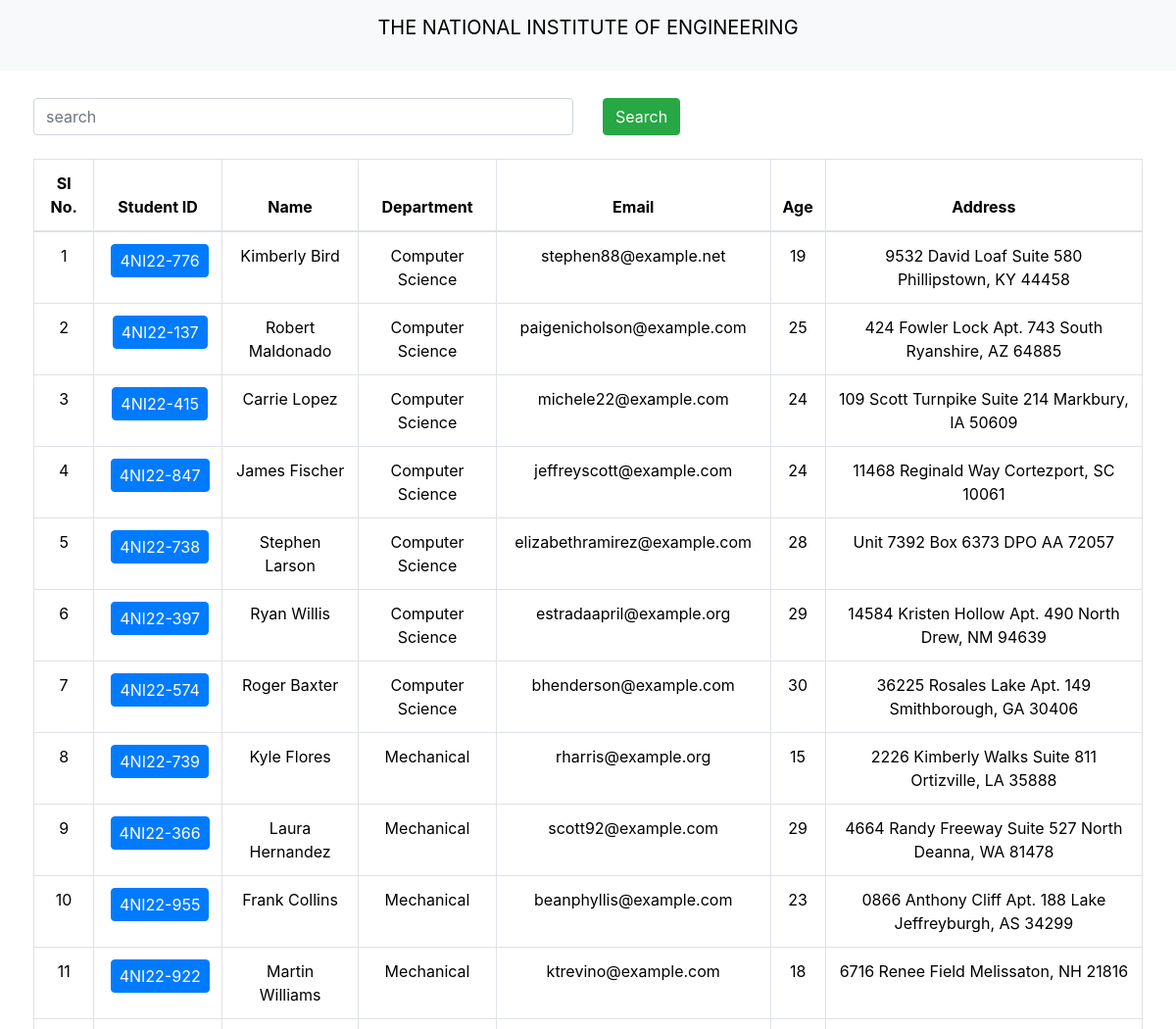
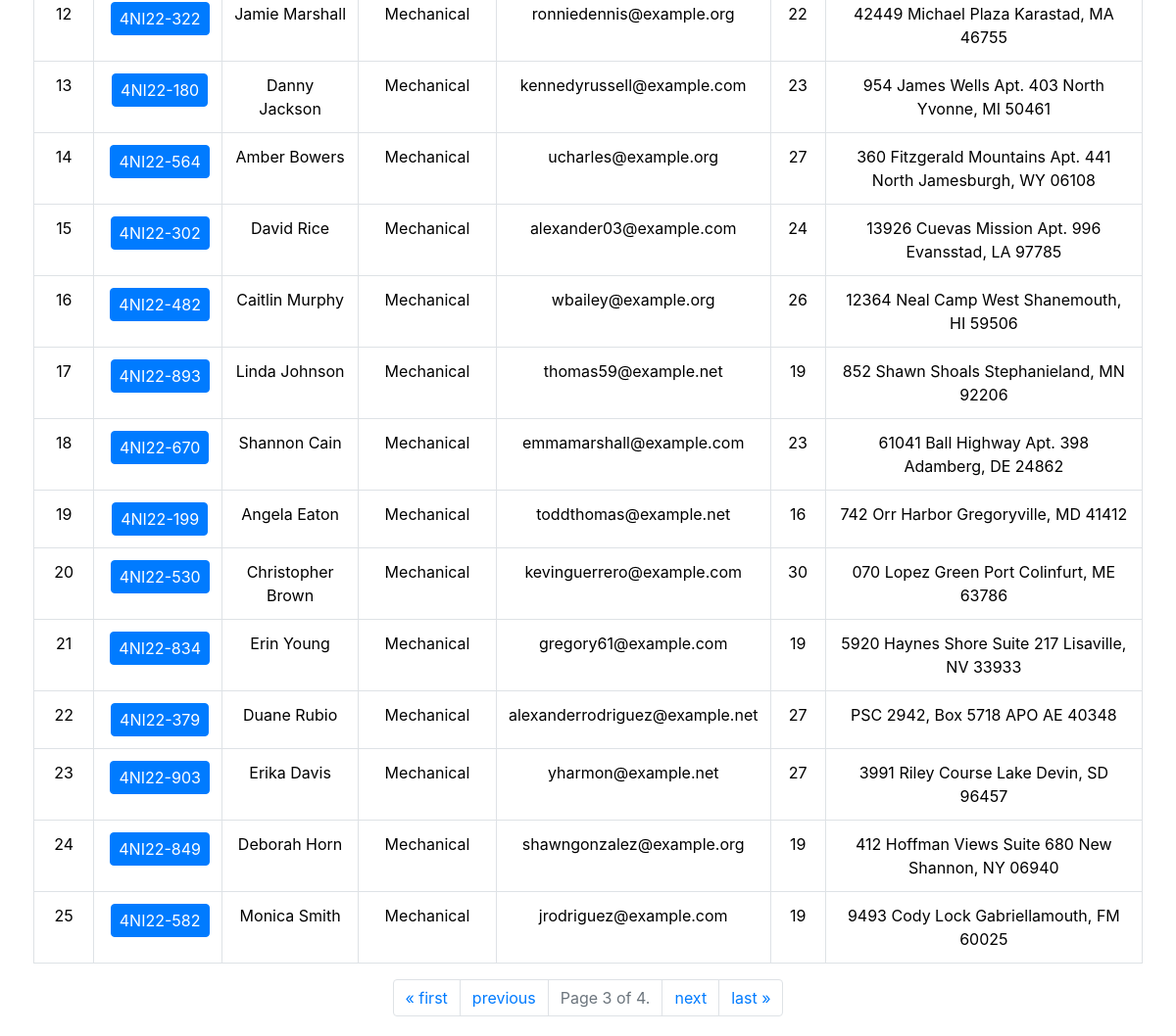
/?page=3, run on the app's committed database (2 pictures, top to bottom).
### reportcardapp/models.py (models this page shows, shortened)
class Student(models.Model):
    student_department = models.ForeignKey(Department, related_name="depart", on_delete=models.CASCADE, null=True, blank=True)
    student_id = models.OneToOneField(StudentID, related_name='studentid', on_delete=models.CASCADE, null=True, blank=True)
    student_name = models.CharField(max_length=100)
    student_email = models.EmailField(unique=True, null=True, blank=True) #should be unique
    student_age = models.IntegerField(default=18)
    student_address = models.TextField(null=True, blank=True)
    class Meta:
        ordering = ['student_department']
        verbose_name = "student"

class StudentID(models.Model):
    student_id = models.CharField(max_length=100)

class Department(models.Model):
    department = models.CharField(max_length=100)
    class Meta:
        ordering = ['department']

### reportcardapp/views.py (the view, shortened to what this page needs)
# urls.py: path('', get_students),
def get_students(request):
    queryset=Student.objects.all()
    paginator = Paginator(queryset, 25)  # Show 25 querys per page.
    page_number = request.GET.get("page", 1)
    page_obj = paginator.get_page(page_number)
    return render(request, 'students.html',{"queryset": page_obj})

### reportcardapp/templates/students.html (shortened to what this page needs)
{% extends "base.html" %}
{% block start %}
    <div class="container mt-4 p-1">
        <form method="GET">
            <div class='row'>
                <div class='col-md-6'>
                    <input class='form-control' name='search_query' placeholder='search'>
                </div>
                <div class='col-md-6'>
                    <button type='submit' class='btn btn-success'>Search</button>
                </div>
            </div>
        </form>
        <br>
        <table class="table table-bordered table-hover">
            <thead>
              <tr>
                <th scope="col">Sl No.</th>
                <th scope="col">Student ID</th>
                <th scope="col">Name</th>
                <th scope="col">Department</th>
                <th scope="col">Email</th>
                <th scope="col">Age</th>
                <th scope="col">Address</th>
              </tr>
            </thead>
            <tbody>
                {% for student in queryset %}
              <tr>
                <td>{{forloop.counter}}</td>
                <td>
                    <a href="{% url 'see_marks' student.student_id.student_id %}" class="btn btn-primary no-wrap">
                        {{ student.student_id.student_id }}
                    </a>
                </td>
                <td>{{student.student_name}}</td>
                <td>{{student.student_department.department}}</td>
                <td>{{student.student_email}}</td>
                <td>{{student.student_age}}</td>
                <td>{{student.student_address}}</td>
              </tr>
              {% endfor %}
            </tbody>
          </table>
        <nav aria-label="Page navigation">
            <ul class="pagination justify-content-center">
                {% if queryset.has_previous %}
                    <li class="page-item">
                        <a class="page-link" href="?page=1" aria-label="First">
                            <span aria-hidden="true">&laquo; first</span>
                        </a>
                    </li>
                    <li class="page-item">
                        <a class="page-link" href="?page={{ queryset.previous_page_number }}" aria-label="Previous">
                            <span aria-hidden="true">previous</span>
                        </a>
                    </li>
                {% endif %}
                <li class="page-item disabled">
                    <a class="page-link">
                        Page {{ queryset.number }} of {{ queryset.paginator.num_pages }}.
                    </a>
                </li>
                {% if queryset.has_next %}
                    <li class="page-item">
                        <a class="page-link" href="?page={{ queryset.next_page_number }}" aria-label="Next">
                            <span aria-hidden="true">next</span>
                        </a>
                    </li>
                    <li class="page-item">
                        <a class="page-link" href="?page={{ queryset.paginator.num_pages }}" aria-label="Last">
                            <span aria-hidden="true">last &raquo;</span>
                        </a>
                    </li>
                {% endif %}
            </ul>
        </nav>
        </div>
{% endblock %}

### reportcardapp/templates/base.html (style rules this page uses)
table, th, td { border: 2px solid; }
th, td { text-align: center; }
table { width: 100%; border-collapse: collapse; }
.no-wrap { white-space: nowrap; padding: 0.25rem 0.5rem; margin-left: 0.25rem; }

### data on the page
Student: student_id.student_id "4NI22-776", student_name "Kimberly Bird", student_department.department "Computer Science", student_email "stephen88@example.net", student_age "19", student_address "9532 David Loaf Suite 580 Phillipstown, KY 44458"
Student: student_id.student_id "4NI22-137", student_name "Robert Maldonado", student_department.department "Computer Science", student_email "paigenicholson@example.com", student_age "25", student_address "424 Fowler Lock Apt. 743 South Ryanshire, AZ 64885"
Student: student_id.student_id "4NI22-415", student_name "Carrie Lopez", student_department.department "Computer Science", student_email "michele22@example.com", student_age "24", student_address "109 Scott Turnpike Suite 214 Markbury, IA 50609"
Student: student_id.student_id "4NI22-847", student_name "James Fischer", student_department.department "Computer Science", student_email "jeffreyscott@example.com", student_age "24", student_address "11468 Reginald Way Cortezport, SC 10061"
Student: student_id.student_id "4NI22-738", student_name "Stephen Larson", student_department.department "Computer Science", student_email "elizabethramirez@example.com", student_age "28", student_address "Unit 7392 Box 6373 DPO AA 72057"
Student: student_id.student_id "4NI22-397", student_name "Ryan Willis", student_department.department "Computer Science", student_email "estradaapril@example.org", student_age "29", student_address "14584 Kristen Hollow Apt. 490 North Drew, NM 94639"
Student: student_id.student_id "4NI22-574", student_name "Roger Baxter", student_department.department "Computer Science", student_email "bhenderson@example.com", student_age "30", student_address "36225 Rosales Lake Apt. 149 Smithborough, GA 30406"
Student: student_id.student_id "4NI22-739", student_name "Kyle Flores", student_department.department "Mechanical", student_email "rharris@example.org", student_age "15", student_address "2226 Kimberly Walks Suite 811 Ortizville, LA 35888"
Student: student_id.student_id "4NI22-366", student_name "Laura Hernandez", student_department.department "Mechanical", student_email "scott92@example.com", student_age "29", student_address "4664 Randy Freeway Suite 527 North Deanna, WA 81478"
Student: student_id.student_id "4NI22-955", student_name "Frank Collins", student_department.department "Mechanical", student_email "beanphyllis@example.com", student_age "23", student_address "0866 Anthony Cliff Apt. 188 Lake Jeffreyburgh, AS 34299"
Student: student_id.student_id "4NI22-922", student_name "Martin Williams", student_department.department "Mechanical", student_email "ktrevino@example.com", student_age "18", student_address "6716 Renee Field Melissaton, NH 21816"
Student: student_id.student_id "4NI22-322", student_name "Jamie Marshall", student_department.department "Mechanical", student_email "ronniedennis@example.org", student_age "22", student_address "42449 Michael Plaza Karastad, MA 46755"
Student: student_id.student_id "4NI22-180", student_name "Danny Jackson", student_department.department "Mechanical", student_email "kennedyrussell@example.com", student_age "23", student_address "954 James Wells Apt. 403 North Yvonne, MI 50461"
Student: student_id.student_id "4NI22-564", student_name "Amber Bowers", student_department.department "Mechanical", student_email "ucharles@example.org", student_age "27", student_address "360 Fitzgerald Mountains Apt. 441 North Jamesburgh, WY 06108"
Student: student_id.student_id "4NI22-302", student_name "David Rice", student_department.department "Mechanical", student_email "alexander03@example.com", student_age "24", student_address "13926 Cuevas Mission Apt. 996 Evansstad, LA 97785"
Student: student_id.student_id "4NI22-482", student_name "Caitlin Murphy", student_department.department "Mechanical", student_email "wbailey@example.org", student_age "26", student_address "12364 Neal Camp West Shanemouth, HI 59506"
Student: student_id.student_id "4NI22-893", student_name "Linda Johnson", student_department.department "Mechanical", student_email "thomas59@example.net", student_age "19", student_address "852 Shawn Shoals Stephanieland, MN 92206"
Student: student_id.student_id "4NI22-670", student_name "Shannon Cain", student_department.department "Mechanical", student_email "emmamarshall@example.com", student_age "23", student_address "61041 Ball Highway Apt. 398 Adamberg, DE 24862"
Student: student_id.student_id "4NI22-199", student_name "Angela Eaton", student_department.department "Mechanical", student_email "toddthomas@example.net", student_age "16", student_address "742 Orr Harbor Gregoryville, MD 41412"
Student: student_id.student_id "4NI22-530", student_name "Christopher Brown", student_department.department "Mechanical", student_email "kevinguerrero@example.com", student_age "30", student_address "070 Lopez Green Port Colinfurt, ME 63786"
Student: student_id.student_id "4NI22-834", student_name "Erin Young", student_department.department "Mechanical", student_email "gregory61@example.com", student_age "19", student_address "5920 Haynes Shore Suite 217 Lisaville, NV 33933"
Student: student_id.student_id "4NI22-379", student_name "Duane Rubio", student_department.department "Mechanical", student_email "alexanderrodriguez@example.net", student_age "27", student_address "PSC 2942, Box 5718 APO AE 40348"
Student: student_id.student_id "4NI22-903", student_name "Erika Davis", student_department.department "Mechanical", student_email "yharmon@example.net", student_age "27", student_address "3991 Riley Course Lake Devin, SD 96457"
Student: student_id.student_id "4NI22-849", student_name "Deborah Horn", student_department.department "Mechanical", student_email "shawngonzalez@example.org", student_age "19", student_address "412 Hoffman Views Suite 680 New Shannon, NY 06940"
Student: student_id.student_id "4NI22-582", student_name "Monica Smith", student_department.department "Mechanical", student_email "jrodriguez@example.com", student_age "19", student_address "9493 Cody Lock Gabriellamouth, FM 60025"

### other printed values
{{ queryset.number }} "3"
{{ queryset.paginator.num_pages }} "4"
